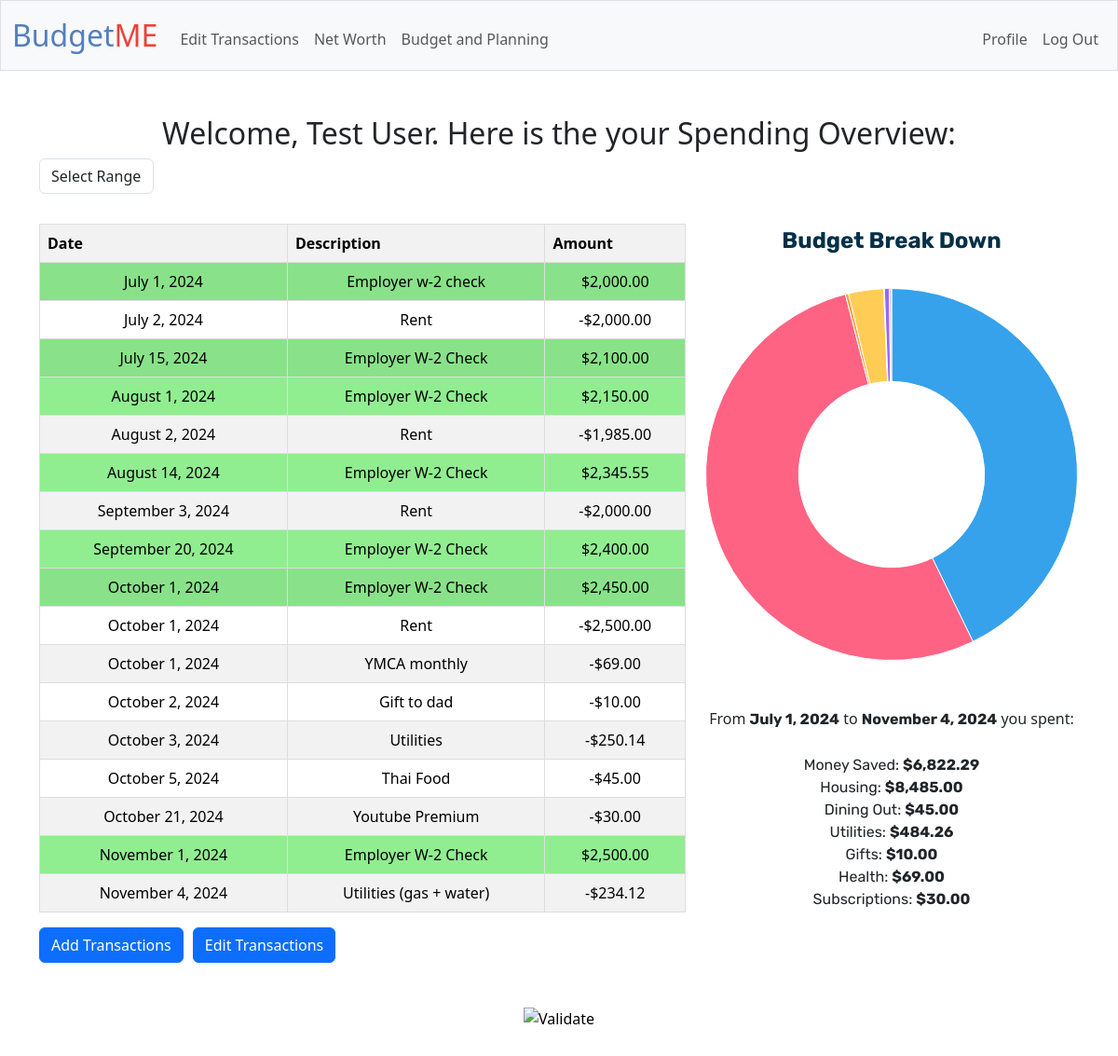
Screenshot of /reports (signed in) with the database file from the repository.
### tables this page shows
CREATE TABLE "transactions" (
    id INTEGER PRIMARY KEY AUTOINCREMENT,
    user_id INTEGER NOT NULL,
    type TEXT NOT NULL,
    amount REAL NOT NULL,
    description TEXT,
    category TEXT,
    transaction_date DATETIME DEFAULT CURRENT_TIMESTAMP,
    source TEXT,
    FOREIGN KEY (user_id) REFERENCES users(id) ON DELETE CASCADE
);

### app.py (the view, shortened to what this page needs)
@app.route("/reports", methods=["GET"])
@login_required
def reports():
    if request.args.get('startMonth') and request.args.get('endMonth'):
        start_month = request.args.get('startMonth') + "-01"
        end_month = request.args.get('endMonth') + "-31"
        user_data = db.execute("SELECT id, type, amount, description, category, transaction_date, source FROM transactions WHERE user_id = ? AND transaction_date\
                                BETWEEN ? AND ?", session["user_id"], start_month, end_month)
    else:
        user_data = db.execute("SELECT id, type, amount, description, category, transaction_date, source FROM transactions WHERE user_id = ?", session["user_id"])
    pie_chart_data_dict = {
        'money_saved': 0,
    }
    chart_description = []
    for i in user_data:
        if i['type'] == 'income':
            pie_chart_data_dict['money_saved'] = pie_chart_data_dict['money_saved'] + i['amount']
        else:
            pie_chart_data_dict[i['category']] = pie_chart_data_dict.get(i['category'], 0) + i['amount']
            pie_chart_data_dict['money_saved'] = pie_chart_data_dict['money_saved'] - i['amount']
    chart_labels, chart_data = [], []
    for key, value in pie_chart_data_dict.items():
        chart_labels.append(category_format(key))
        chart_data.append(int(value))
        chart_description.append({'category': category_format(key), 'amount': usd(value)})
    user_data.sort(key=lambda x: x['transaction_date'])
    """Render Monthly and Yearly statistics here"""
    return render_template("reports.html", user_data=user_data, chart_description=chart_description, chart_labels=chart_labels, chart_data=chart_data, name=session["username"])

### app.py (called while the page is built)
@app.after_request
def after_request(response):
    response.headers["Cache-Control"] = "no-cache, no-store, must-revalidate"
    response.headers["Expires"] = 0
    response.headers["Pragma"] = "no-cache"
    return response

### helpers.py (called while the page is built)
def login_required(f):
    @wraps(f)
    def decorated_function(*args, **kwargs):
        if session.get("user_id") is None:
            return redirect("/login")
        return f(*args, **kwargs)
    return decorated_function

def usd(value, type=""):
    if type == 'expense':
        return f"-${value:,.2f}"
    else:
        return f"${value:,.2f}"

def date_format(str):
    MONTHS = {
    1: "January", 2: "February", 3: "March", 4: "April", 5: "May", 6: "June", 7: "July", 8: "August", 9: "September", 10: "October", 11: "November", 12: "December"}
    split = str.split("-")
    return f"{MONTHS[int(split[1])]} {int(split[2])}, {split[0]}"

def category_format(str):
    answer = ""
    for i in range(0, len(str)):
        if i == 0:
            answer += str[i].upper()
        else:
            if str[i - 1] == '_':
                answer += str[i].upper()
            else:
                if str[i] == '_':
                    answer += ' '
                else:
                    answer += str[i]
    return answer

### templates/reports.html (shortened to what this page needs)
{% extends "layout.html" %}
{% block main %}
<tbody>
        <h2>Welcome, {{ name }}. Here is the your Spending Overview:</h2>
        <form action="reports" method="get" id="range_table">
            <div class="mb-3">
                <select class="form-control w-auto" name="report_type" id="report_type">
                    <option value="" disabled selected >Select Range</option>
                </select>
            </div>
        </form>
    <div class="table_chart-container">
        <table class="table table-hover table-striped income_expense-table" id="transactions_table">
            <thead>
                <tr class="list-heading">
                    <th scope="row">Date</th>
                    <th scope="row">Description</th>
                    <th scope="row">Amount</th>
                </tr>
            </thead>
                {% for data in user_data %}
                <tr class="{{ data.type }}" id="row-{{ data.id }}">
                    <td class="row-date">{{ data.transaction_date | date_format}}</td>
                    <td class="row-description">{{ data.description }}</td>
                    <td class="row-amount">{% if data.type == 'expense' %}-{% endif %}{{ data.amount | usd}}</td>
                </tr>
                {% endfor %}
        </table>
        <table class="chart-table">
            <thead>
                <tr>
                    <th class="chart-heading">
                        Budget Break Down
                    </th>
                </tr>
            </thead>
            <tbody class="budget-breakdown">
                <tr>
                    <td>
                        <div class="chart-container">
                            <canvas  id="myChart"></canvas>
                        </div>
                    </td>
                </tr>
                <tr>
                    <td>
                        <div class="chart-details">
                                <div>
                                    {% if user_data %}
                                    From
                                        <span class="chart_date">{{ user_data[0].transaction_date | date_format}}</span> to
                                        <span class="chart_date">{{ user_data[-1].transaction_date | date_format }}</span> you spent:
                                    {% else %}
                                    Please enter transactions to render data.
                                    {% endif %}
                                </div>
                                <ul>
                                    {% for data in chart_description %}
                                        <li>{{ data.category }}: <span class="chart_amount">{{ data.amount }}</span></li>
                                    {% endfor %}
                                </ul>
                        </div>
                    </td>
                </tr>
            </tbody>
        </table>
    </div>
        <script>
            const ctx = document.getElementById('myChart');
            const chartData = {
            labels: {{ chart_labels | tojson }},
            data: {{ chart_data | tojson }},
            borderWidth: 1
            };
            new Chart(ctx,
            {
                type: 'doughnut',
                data:
                {
                labels: chartData.labels,
                datasets:
                [
                    {
                    label: '$',
                    data: chartData.data,
                    borderWidth: chartData.borderWidth
                    }
                ]
                },
                options:
                {
                borderWidth: 10,
                borderRaidus: 6,
                hoverBorderWidth: 0,
                plugins:
                {
                    legend:
                    {
                    display: false,
                    }
                }
                }
            }
            );
        </script>
        <div class="button-container">
            <form action="/transactions" method="get">
                <button class="btn btn-primary" type="submit" id="the_transaction_submit">Add Transactions</button>
            </form>
            <form action="/editreports" method="get">
                <button class="btn btn-primary" type="submit" id="the_edit_submit">Edit Transactions</button>
            </form>
        </div>
</tbody>
{% endblock %}

### static/styles.css (style rules this page uses)
.table { width: 100%; border-collapse: collapse; }
.table th, .table td { border: 1px solid #ddd; padding: 8px; }
.table th { background-color: #f2f2f2; text-align: left; }
tr.income td { background-color: lightgreen !important; }
.chart-heading { font-family: 'Rubik', sans-serif; color: #023047; text-transform:capitalize; font-size: 24px; text-align: center; display: inline }
.chart-details ul { font-family: 'Rubik', sans-serif; display: inline; gap: 24px; text-align: center; list-style-type: none; }
.chart_amount, .chart_date { font-family: 'Rubik', sans-serif; font-weight: bold; }
.chart-container { width: 400px; }
.table_chart-container { display: flex; column-gap: 20px; }
div.button-container { display: flex; gap: 10px; }

### rows the page displays
transactions: transaction_date "July 1, 2024", description "Employer w-2 check", amount "$2,000.00"
transactions: transaction_date "July 2, 2024", description "Rent", amount "$2,000.00"
transactions: transaction_date "July 15, 2024", description "Employer W-2 Check", amount "$2,100.00"
transactions: transaction_date "August 1, 2024", description "Employer W-2 Check", amount "$2,150.00"
transactions: transaction_date "August 2, 2024", description "Rent", amount "$1,985.00"
transactions: transaction_date "August 14, 2024", description "Employer W-2 Check", amount "$2,345.55"
transactions: transaction_date "September 3, 2024", description "Rent", amount "$2,000.00"
transactions: transaction_date "September 20, 2024", description "Employer W-2 Check", amount "$2,400.00"
transactions: transaction_date "October 1, 2024", description "Employer W-2 Check", amount "$2,450.00"
transactions: transaction_date "October 1, 2024", description "Rent", amount "$2,500.00"
transactions: transaction_date "October 1, 2024", description "YMCA monthly", amount "$69.00", category "Health"
transactions: transaction_date "October 2, 2024", description "Gift to dad", amount "$10.00", category "Gifts"
transactions: transaction_date "October 3, 2024", description "Utilities", amount "$250.14"
transactions: transaction_date "October 5, 2024", description "Thai Food", amount "$45.00"
transactions: transaction_date "October 21, 2024", description "Youtube Premium", amount "$30.00", category "Subscriptions"
transactions: transaction_date "November 1, 2024", description "Employer W-2 Check", amount "$2,500.00"
transactions: transaction_date "November 4, 2024", description "Utilities (gas + water)", amount "$234.12"

### other values shown
{{ name }} "Test User"
{{ data.category }} "Money Saved" "Housing" "Dining Out" "Utilities"
{{ data.amount }} "$6,822.29" "$8,485.00" "$45.00" "$484.26"
chart data {{ chart_data | tojson }} [6822, 8485, 45, 484, 10, 69, 30]
